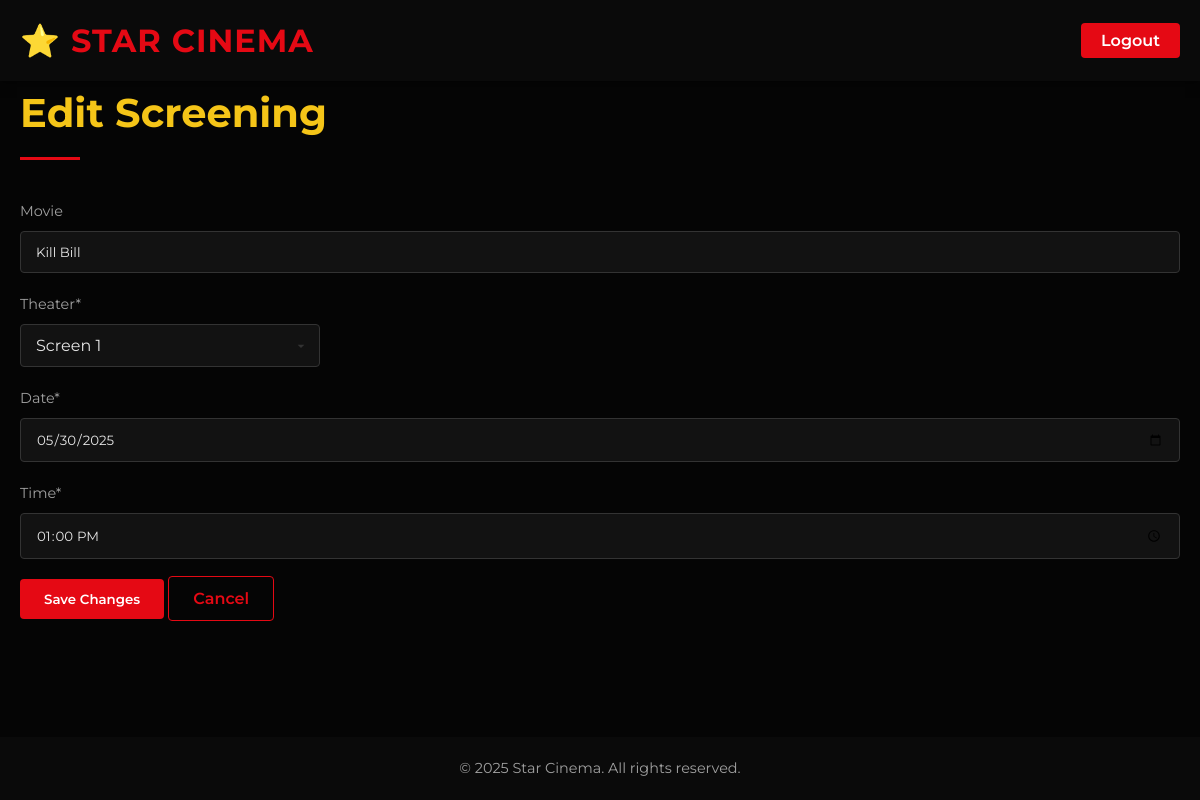
The page /edit-screening.php?id=3 (signed in) on the database its author committed.
### tables this page shows
CREATE TABLE movies (
    movie_id INT AUTO_INCREMENT PRIMARY KEY,
    title VARCHAR(255) NOT NULL,
    rating VARCHAR(5),
    duration INT NOT NULL,
    release_year INT NOT NULL,
    director VARCHAR(255) NOT NULL,
    cast VARCHAR(255),
    description TEXT,
    poster VARCHAR(255),
    trailer VARCHAR(255),
    start_date DATE NOT NULL,
    genre VARCHAR(70) NOT NULL
);

CREATE TABLE screenings (
    screening_id INT AUTO_INCREMENT PRIMARY KEY,
    movie_id INT,
    theater_id INT,
    date DATE,
    time TIME,
    FOREIGN KEY (movie_id) REFERENCES movies(movie_id),
    FOREIGN KEY (theater_id) REFERENCES theaters(theater_id)
);

CREATE TABLE theaters (
    theater_id INT AUTO_INCREMENT PRIMARY KEY,
    theater_name VARCHAR(50) NOT NULL,
    capacity INT NOT NULL
);

### edit-screening.php (the view, shortened to what this page needs)
<?php
include("includes/header.php");
include_once("includes/connect-db.php");
if ($_SERVER["REQUEST_METHOD"] == "GET" && isset($_GET['id'])) {
    $id = intval($_GET['id']);
    $stmt = $conn->prepare("SELECT * FROM screenings WHERE screening_id = ?");
    $stmt->bind_param("i", $id);
    $stmt->execute();
    $result = $stmt->get_result();
    if ($result->num_rows > 0) {
        $screening = $result->fetch_assoc();
    } else {
        echo "<p>No screening found with that ID.</p>";
        include("includes/footer.php");
        exit();
    }
}
$movies = $conn->prepare("SELECT title FROM screenings, movies WHERE screenings.movie_id = movies.movie_id AND screening_id = ?");
$movies->bind_param("i", $id);
$movies->execute();
$movieResult = $movies->get_result();
$movie = $movieResult->fetch_assoc();
$theaters = $conn->query("SELECT theater_id, theater_name FROM theaters ORDER BY theater_name");
?>
<main class="form-page">
    <div class="container">
        <h2 class="section-title">Edit Screening</h2>
        <div class="form-container">
            <form action="" method="post" class="admin-form">
                <div class="form-grid">
                    <div class="form-group">
                        <label for="movie">Movie</label>
                        <input type="text" id="movie" name="movie" value="<?php echo htmlspecialchars($movie['title']); ?>" disabled>
                    </div>
                    <div class="form-group">
                        <label for="theater_id">Theater*</label>
                        <select id="theater_id" name="theater_id" required>
                            <?php while ($row = $theaters->fetch_assoc()): ?>
                                <option value="<?php echo $row['theater_id']; ?>" <?php if ($row['theater_id'] == $screening['theater_id']) echo 'selected'; ?>>
                                    <?php echo htmlspecialchars($row['theater_name']); ?>
                                </option>
                            <?php endwhile; ?>
                        </select>
                    </div>
                    <div class="form-group">
                        <label for="date">Date*</label>
                        <input type="date" id="date" name="date" value="<?php echo htmlspecialchars($screening['date']); ?>" required>
                    </div>
                    <div class="form-group">
                        <label for="time">Time*</label>
                        <input type="time" id="time" name="time" value="<?php echo htmlspecialchars($screening['time']); ?>" required>
                    </div>
                </div>
                <div class="form-actions">
                    <button type="submit" class="btn-primary">Save Changes</button>
                    <a href="manager.php" class="btn-secondary">Cancel</a>
                </div>
            </form>
        </div>
    </div>
</main>
<?php include("includes/footer.php"); ?>

### styles.css (style rules this page uses)
:root { --primary-color: #e50914; --primary-hover: #f40612; --secondary-color: #0a0a0a; --accent-color: #f5c518; --text-color: #e6e6e6; --text-light: #a0a0a0; --background-color: #050505; --card-color: #121212; --card-hover: #1a1a1a; --border-color: #333; }
* { margin: 0; padding: 0; box-sizing: border-box; }
body { font-family: 'Montserrat', sans-serif; line-height: 1.6; color: var(--text-color); background-color: var(--background-color); min-height: 100vh; display: flex; flex-direction: column; }
.container { width: 100%; max-width: 1200px; margin: 0 auto; padding: 0 20px; }
a { text-decoration: none; color: var(--accent-color); transition: all 0.3s ease; }
button, .btn-primary, .btn-secondary, .btn-book, .btn-login { cursor: pointer; border: none; border-radius: 4px; padding: 12px 24px; font-family: 'Montserrat', sans-serif; font-weight: 600; transition: all 0.3s ease; }
.btn-primary { background-color: var(--primary-color); color: white; }
.btn-secondary { background-color: transparent; color: var(--primary-color); border: 1px solid var(--primary-color); }
.section-title { font-family: 'Montserrat', sans-serif; font-weight: 700; font-size: 2.5rem; margin-bottom: 40px; position: relative; padding-bottom: 15px; color: var(--accent-color); }
.section-title::after { content: ''; position: absolute; bottom: 0; left: 0; width: 60px; height: 3px; background-color: var(--primary-color); }
.form-group { margin-bottom: 20px; }
.form-group label { display: block; margin-bottom: 8px; color: var(--text-light); font-size: 0.9rem; }
.form-group input, .form-group textarea, .form-group select { width: 100%; padding: 12px 15px; background-color: rgba(255, 255, 255, 0.05); border: 1px solid #333; border-radius: 4px; color: var(--text-color); font-family: 'Montserrat', sans-serif; }
select { padding: 10px 15px; font-size: 16px; border: 2px solid #555; border-radius: 6px; background-color: #fff; color: #000; appearance: none; -webkit-appearance: none; -moz-appearance: none; background-repeat: no-repeat; background-position: right 10px center; background-size: 16px 16px; width: 100%; max-width: 300px; cursor: pointer; }

### rows shown on the page
movies: movie "Kill Bill"
screenings: theater_id "Screen 1", date "05/30/2025", time "13:00:00"
